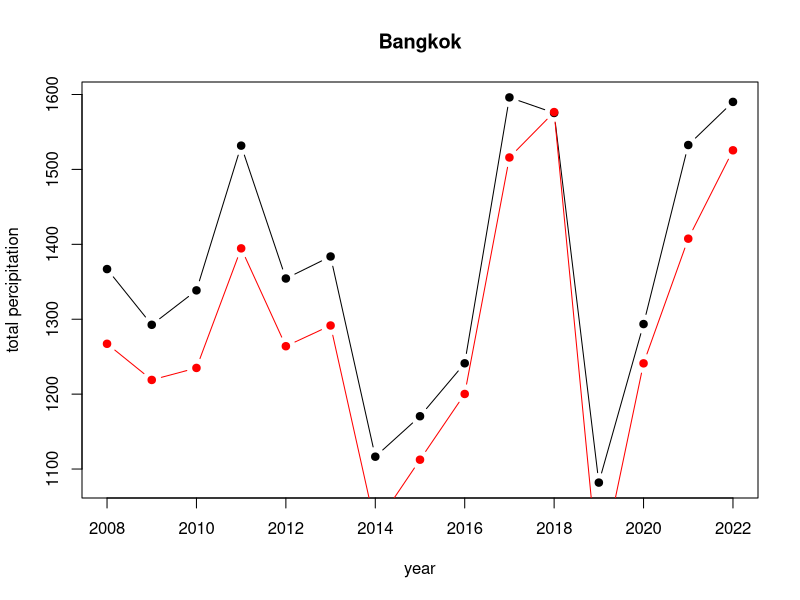
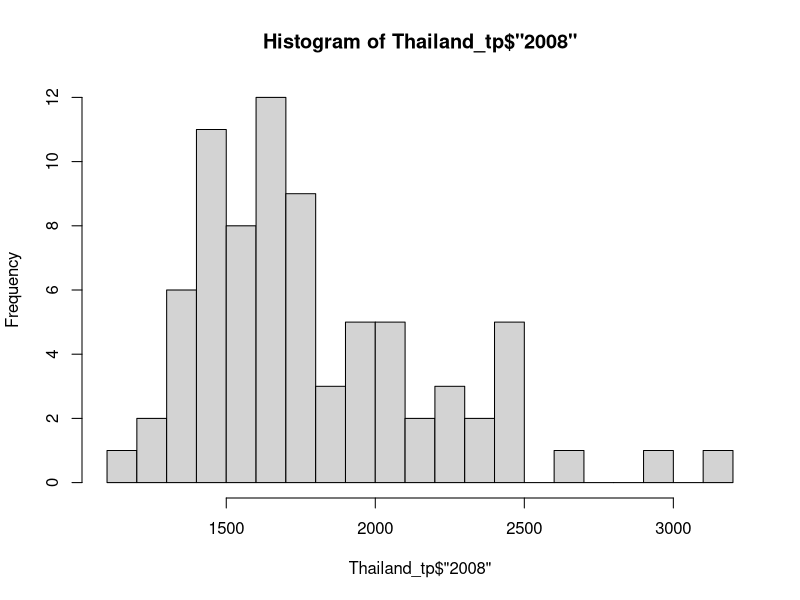
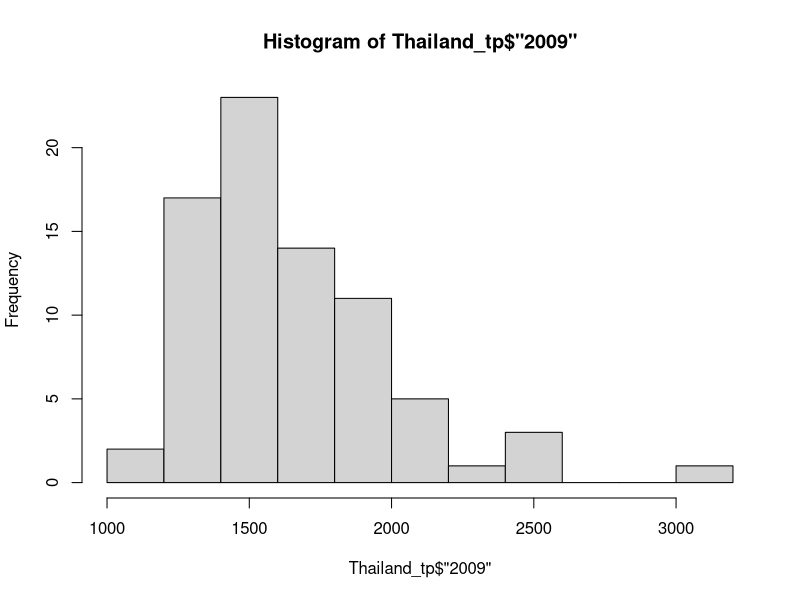
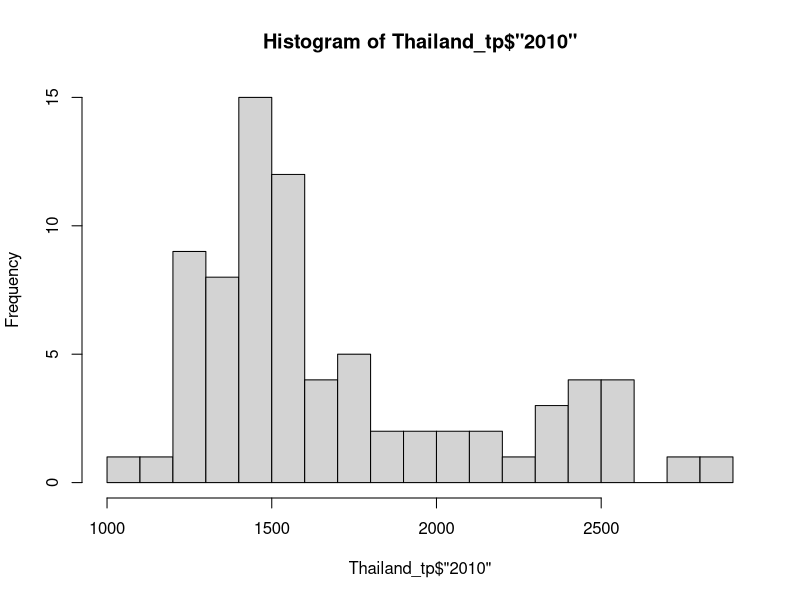
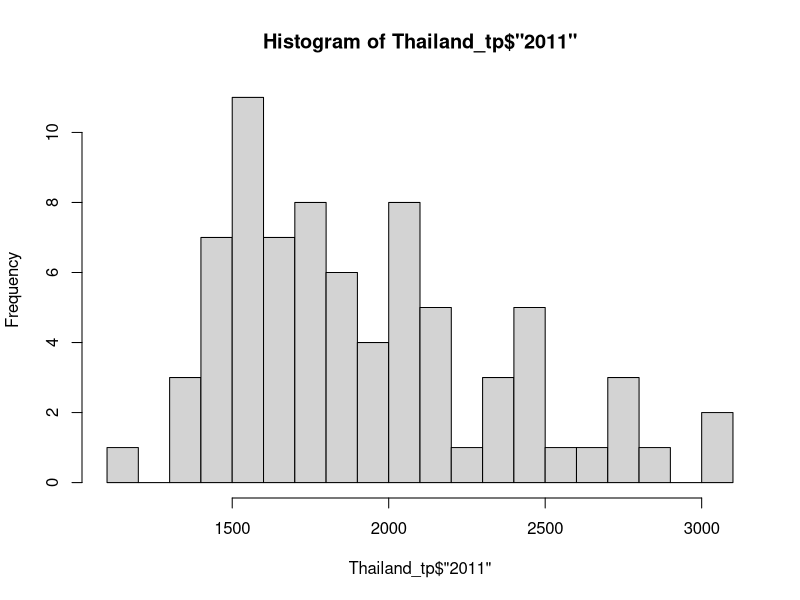
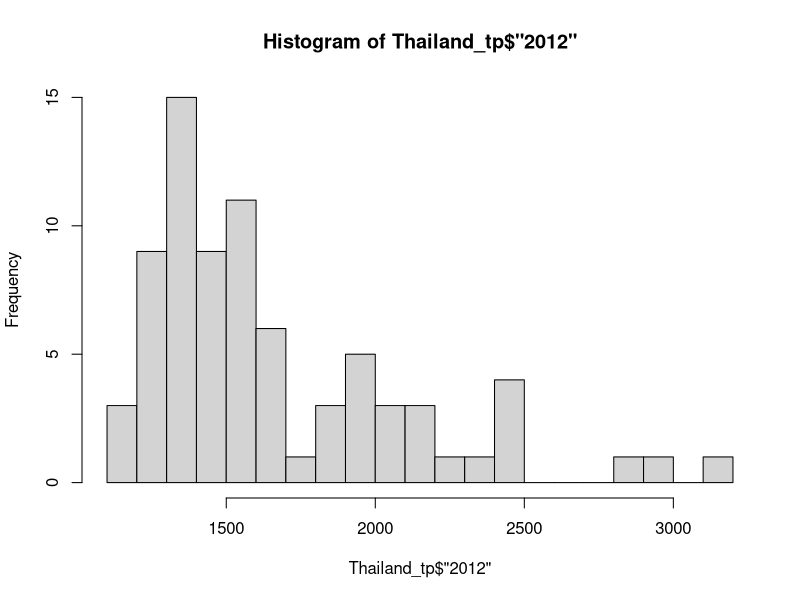
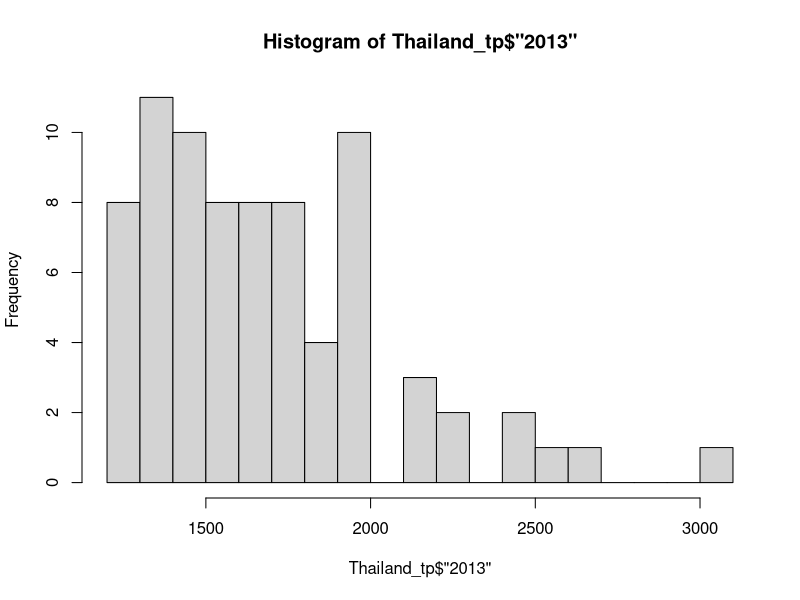
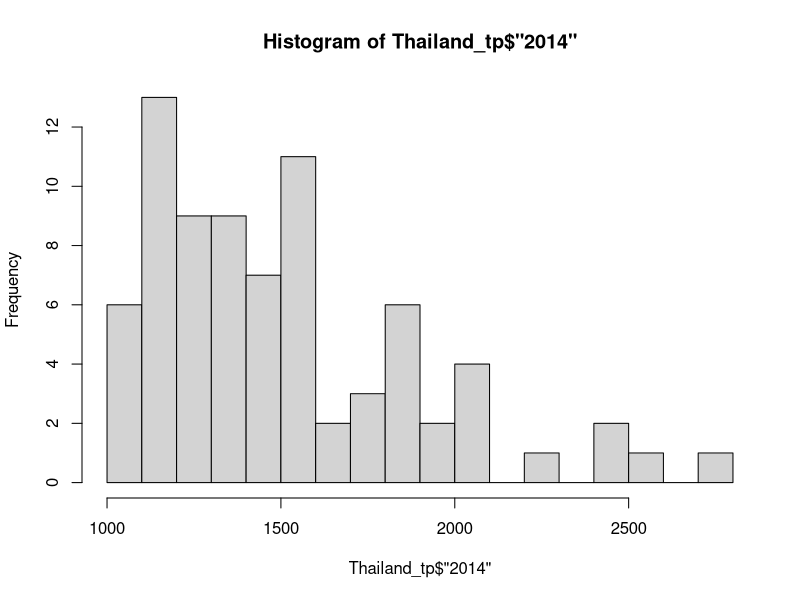

Recreate these plots in R, in order.
## ---- chunk 1
install.packages("readxl")
library(readxl)
## ---- chunk 2
install.packages("readxl")
library(readxl)

Thailand_daymin <- read_excel("Thailand.xlsx",sheet = "era5_t2m_daymin_annual_Thailand")
Thailand_daymin
## ---- chunk 3
Thailand_daymax <- read_excel("Thailand.xlsx",sheet = "era5_t2m_daymax_annual_Thailand")
Thailand_daymax
## ---- chunk 4
Thailand_tp <- read_excel("Thailand.xlsx",sheet = "era5_tp(mm)_annual_Thailand")
Thailand_tp
## ---- chunk 5
Gideon <- read_excel("Dengue_Data.xlsx",sheet = "Gideon")
Gideon
## ---- chunk 6
Thailand_tp_sorted = Thailand_tp[order(Thailand_tp$`2022`, decreasing = TRUE), ]
Thailand_tp_sorted
## ---- chunk 7
#sub districts with Highest Precipitation
Thailand_tp_highest = head(Thailand_tp_sorted)
Thailand_tp_highest_list = Thailand_tp_highest$ADM1_EN
Thailand_tp_highest_list
## ---- chunk 8
#sub districts with Lowest Precipitation
Thailand_tp_lowest = tail(Thailand_tp_sorted) 
Thailand_tp_lowest_list = Thailand_tp_lowest$ADM1_EN
Thailand_tp_lowest_list
## ---- chunk 9
Thailand_daymax_sorted = Thailand_daymax[order(Thailand_daymax$`2022`, decreasing = TRUE), ]
Thailand_daymax_sorted
## ---- chunk 10
#sub districts with Highest max Temperatur
Thailand_daymax_highest = head(Thailand_daymax_sorted)
Thailand_daymax_highest_list = Thailand_daymax_highest$ADM1_EN
Thailand_daymax_highest_list
## ---- chunk 11
#sub districts with Lowest max temperatur
Thailand_daymax_lowest = tail(Thailand_daymax_sorted) 
Thailand_daymax_lowest_list = Thailand_daymax_lowest$ADM1_EN
Thailand_daymax_lowest_list
## ---- chunk 12
Thailand_daymin_sorted = Thailand_daymin[order(Thailand_daymin$`2022`, decreasing = TRUE), ]
Thailand_daymin_sorted
## ---- chunk 13
#sub districts with Highest min Temperatur
Thailand_daymin_highest = head(Thailand_daymin_sorted)
Thailand_daymin_highest_list = Thailand_daymin_highest$ADM1_EN
Thailand_daymin_highest_list
## ---- chunk 14
#sub districts with Lowest min temperatur
Thailand_daymin_lowest = tail(Thailand_daymin_sorted) 
Thailand_daymin_lowest_list = Thailand_daymin_lowest$ADM1_EN
Thailand_daymin_lowest_list
## ---- chunk 15
Thailand_temp_highest = unique(c(Thailand_daymax_highest_list, Thailand_daymin_highest_list))
Thailand_temp_highest
## ---- chunk 16
Thailand_temp_lowest = unique(c(Thailand_daymax_lowest_list, Thailand_daymin_lowest_list))
Thailand_temp_lowest
## ---- chunk 17
Thailand_temp_highest
## ---- chunk 18
Thailand_temp_lowest
## ---- chunk 19
Thailand_tp_highest_list
## ---- chunk 20
Thailand_tp_lowest_list
## ---- chunk 21
plot(x = colnames(Thailand_tp[,5:19]), y = Thailand_tp[1,5:19], type = "b", pch = 19, xlab = "year", ylab = "total percipitation", main = Thailand_tp[1,2]); lines(colnames(Thailand_tp[,5:19]), Thailand_tp[2,5:19], type = "b", pch = 19, col = "red")
## ---- chunk 22
hist(Thailand_tp$"2008", breaks=15)
hist(Thailand_tp$"2009", breaks=15)
hist(Thailand_tp$"2010", breaks=15)
hist(Thailand_tp$"2011", breaks=15)
hist(Thailand_tp$"2012", breaks=15)
hist(Thailand_tp$"2013", breaks=15)
hist(Thailand_tp$"2014", breaks=15)
hist(Thailand_tp$"2015", breaks=15)
hist(Thailand_tp$"2016", breaks=15)
hist(Thailand_tp$"2017", breaks=15)
hist(Thailand_tp$"2018", breaks=15)
hist(Thailand_tp$"2019", breaks=15)
hist(Thailand_tp$"2020", breaks=15)
hist(Thailand_tp$"2021", breaks=15)
hist(Thailand_tp$"2022", breaks=15)
## ---- chunk 23
#load Dengue cases and death
cases = read_excel("Dengue_Data.xlsx", sheet = "Dengue_cases")
death = read_excel("Dengue_Data.xlsx", sheet = "Denge_deaths")


#clean data just for Thailand
cases_Thai = cases[,c(1,3)]
death_Thai = death[,c(1,3)]


#plot to see cases and death numbers over time
plot(cases_Thai, type = "b", pch = 19); plot(death_Thai, type = "b", pch = 19) 
